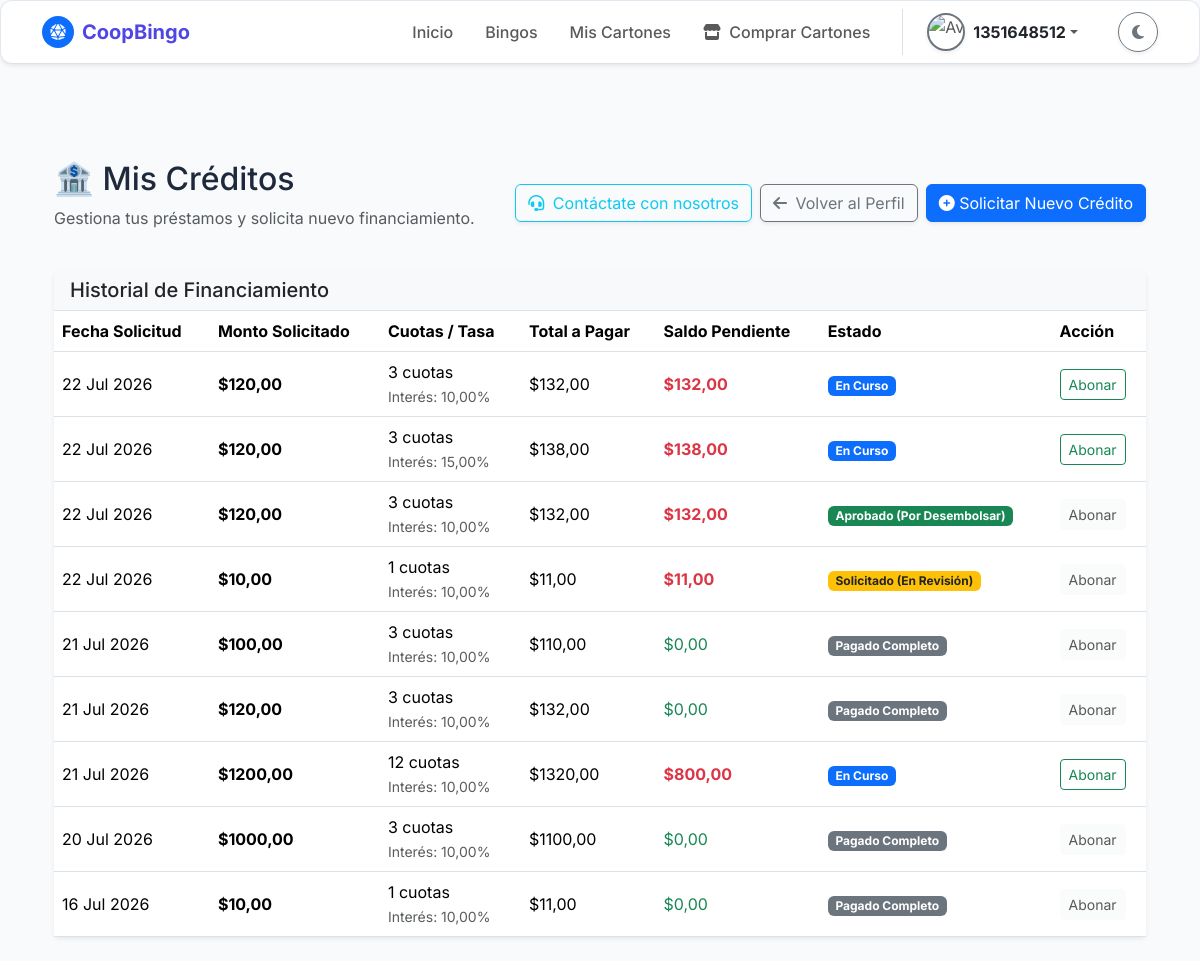
The page /negocio/creditos/ (signed in) on the database its author committed.
### bingo/models.py (models this page shows, shortened)
class Prestamo(models.Model):
    ESTADO_PRESTAMO_CHOICES = [
        ('Solicitado', 'Solicitado'),
        ('Aprobado', 'Aprobado'),
        ('En Curso', 'En Curso (Pagando)'),
        ('Liquidado', 'Liquidado'),
    ]
    idprestamo = models.AutoField(primary_key=True)
    idsocio = models.ForeignKey(
        'Socio',
        on_delete=models.PROTECT,
        db_column='idsocio',
        related_name='prestamos_solicitados',
        verbose_name="Socio Solicitante"
    )
    idgarante1 = models.ForeignKey(
        'Socio',
        on_delete=models.SET_NULL,
        null=True,
        blank=True,
        db_column='idgarante1',
        related_name='garantias_primarias',
        verbose_name="Garante Auxiliar si socio no paga"
    )
    idgarante2 = models.ForeignKey(
        'Socio',
        on_delete=models.SET_NULL,
        null=True,
        blank=True,
        db_column='idgarante2',
        related_name='garantias_secundarias',
        verbose_name="Garante Auxiliar 2 si socio no paga"
    )
    idcuentadestino = models.ForeignKey(
        'CuentaBancaria',
        on_delete=models.SET_NULL,
        null=True,
        blank=True,
        db_column='idcuentadestino',
        verbose_name="Cuenta para desembolso"
    )
    montoprestamosolicitado = models.DecimalField(
        max_digits=12,
        decimal_places=2,
        validators=[MinValueValidator(Decimal('0.01'))],
        verbose_name="Monto Solicitado"
    )
    tasainteres = models.DecimalField(
        max_digits=5,
        decimal_places=2,
        default=Decimal('0.00'),
        verbose_name="Tasa de Interés (%)"
    )
    montototalpagar = models.DecimalField(
        max_digits=12,
        decimal_places=2,
        verbose_name="Monto Total a Pagar"
    )
    saldopendiente = models.DecimalField(
        max_digits=12,
        decimal_places=2,
        verbose_name="Saldo Pendiente"
    )
    numerocuotas = models.IntegerField(
        default=1,
        validators=[MinValueValidator(1)],
        verbose_name="Número de Cuotas"
    )
    fechasolicitud = models.DateField(verbose_name="Fecha de Solicitud")
    fechavencimiento = models.DateField(verbose_name="Fecha de Vencimiento")
    estadoprestamo = models.CharField(
        max_length=20,
        choices=ESTADO_PRESTAMO_CHOICES,
        default='Solicitado', # Por lógica, todo préstamo inicia como solicitado
        verbose_name="Estado del Préstamo"
    )
    comprobantedesembolso = models.FileField(
        upload_to='media/prestamo/comprobantes_desembolso/',
        null=True,
        blank=True,
        verbose_name="Comprobante de Desembolso"
    )
    class Meta:
        db_table = 'Prestamo'
        verbose_name = 'Préstamo'
        verbose_name_plural = 'Préstamos'

### bingo/views.py (the view, shortened to what this page needs)
# urls.py: path('negocio/creditos/', views.creditos, name='creditos'),
@login_required
def creditos(request):
    socio = Socio.objects.filter(cisocio=request.user.username).first()
    if not socio or socio.estadosocio not in ['Activo', 'Active']:
        messages.error(request, "Acceso denegado: Solo los socios activos pueden solicitar créditos.")
        return redirect('inicio')
    mis_prestamos = Prestamo.objects.filter(idsocio=socio).order_by('-fechasolicitud')
    lista_socios = Socio.objects.filter(estadosocio='Activo').exclude(idsocio=socio.idsocio)
    mis_cuentas = CuentaBancaria.objects.filter(idsocio=socio, estadocuenta='Activo')
    mis_cuentas = CuentaBancaria.objects.filter(idsocio=socio, estadocuenta='Activo')
    contexto = {
        'socio': socio,
        'mis_prestamos': mis_prestamos,
        'lista_socios': lista_socios,
        'mis_cuentas': mis_cuentas
    }
    return render(request, 'negocio/creditos.html', contexto)

### bingo/templates/negocio/creditos.html (shortened to what this page needs)
{% extends 'comunes/base.html' %}
{% load static %}
{% block content %}
<div class="container mt-5">
    <div class="row mb-4">
        <div class="col-12 d-flex justify-content-between align-items-center flex-wrap">
            <div>
                <h2 class="mb-2">🏦 Mis Créditos</h2>
                <p class="text-muted">Gestiona tus préstamos y solicita nuevo financiamiento.</p>
            </div>
            <div class="text-end d-flex gap-2 align-items-center">
                <a href="{% url 'inicio' %}#contactos" class="btn btn-outline-info shadow-sm">
                    <i class="fas fa-headset me-1"></i> Contáctate con nosotros
                </a>
                <a href="{% url 'perfil' %}" class="btn btn-outline-secondary shadow-sm">
                    <i class="fas fa-arrow-left me-1"></i> Volver al Perfil
                </a>
                {% if socio and socio.estadosocio == 'Active' or socio.estadosocio == 'Activo' %}
                    <button type="button" class="btn btn-primary shadow-sm" data-bs-toggle="modal" data-bs-target="#modalSolicitarCredito">
                        <i class="fas fa-plus-circle"></i> Solicitar Nuevo Crédito
                    </button>
                {% else %}
                    <div class="alert alert-info mb-0 py-2 small">
                        <i class="fas fa-info-circle"></i> Solo los socios activos pueden solicitar créditos.
                    </div>
                {% endif %}
            </div>
        </div>
    </div>
    <div class="row">
        <div class="col-12">
            <div class="card shadow-sm border-0">
                <div class="card-header bg-body-tertiary border-bottom">
                    <h5 class="card-title mb-0 text-body">Historial de Financiamiento</h5>
                </div>
                <div class="card-body p-0">
                    <div class="table-responsive">
                        <table class="table table-hover align-middle mb-0">
                            <thead class="bg-body-tertiary border-bottom">
                                <tr>
                                    <th>Fecha Solicitud</th>
                                    <th>Monto Solicitado</th>
                                    <th>Cuotas / Tasa</th>
                                    <th>Total a Pagar</th>
                                    <th>Saldo Pendiente</th>
                                    <th>Estado</th>
                                    <th>Acción</th>
                                </tr>
                            </thead>
                            <tbody>
                                {% for prestamo in mis_prestamos %}
                                <tr>
                                    <td>{{ prestamo.fechasolicitud|date:"d M Y" }}</td>
                                    <td class="fw-bold">${{ prestamo.montoprestamosolicitado|floatformat:2 }}</td>
                                    <td>
                                        {% if prestamo.numerocuotas %}{{ prestamo.numerocuotas }} cuotas{% else %}-{% endif %}<br>
                                        <small class="text-muted">Interés: {{ prestamo.tasainteres }}%</small>
                                    </td>
                                    <td>
                                        ${{ prestamo.montototalpagar|floatformat:2 }}
                                    </td>
                                    <td class="{% if prestamo.saldopendiente > 0 %}text-danger fw-bold{% else %}text-success{% endif %}">
                                        ${{ prestamo.saldopendiente|floatformat:2 }}
                                    </td>
                                    <td>
                                        {% if prestamo.estadoprestamo == 'En Curso' %}
                                            <span class="badge bg-primary">En Curso</span>
                                        {% elif prestamo.estadoprestamo == 'Aprobado' %}
                                            <span class="badge bg-success">Aprobado (Por Desembolsar)</span>
                                        {% elif prestamo.estadoprestamo == 'Solicitado' %}
                                            <span class="badge bg-warning text-dark">Solicitado (En Revisión)</span>
                                        {% elif prestamo.estadoprestamo == 'Liquidado' %}
                                            <span class="badge bg-secondary">Pagado Completo</span>
                                        {% else %}
                                            <span class="badge bg-danger">{{ prestamo.estadoprestamo }}</span>
                                        {% endif %}
                                    </td>
                                    <td>
                                        {% if prestamo.estadoprestamo == 'En Curso' and prestamo.saldopendiente > 0 %}
                                            <a href="{% url 'pago' %}" class="btn btn-sm btn-outline-success">Abonar</a>
                                        {% else %}
                                            <button class="btn btn-sm btn-light" disabled>Abonar</button>
                                        {% endif %}
                                    </td>
                                </tr>
                                {% endfor %}
                            </tbody>
                        </table>
                    </div>
                </div>
            </div>
        </div>
    </div>
</div>
{% endblock %}

### bingo/templates/comunes/navbar.html (shortened to what this page needs)
{% load static %}
<nav class="navbar navbar-expand-lg border-bottom card-minimalista mb-4 shadow-sm">
    <div class="container">
        <a class="navbar-brand fw-bold d-flex align-items-center" href="{% url 'inicio' %}" style="color: var(--color-primario);">
            <div class="rounded-circle bg-primary d-flex align-items-center justify-content-center me-2" style="width: 32px; height: 32px;">
                <i class="fas fa-dice-d20 text-white" style="font-size: 16px;"></i>
            </div>
            <span>CoopBingo</span>
        </a>
        <div class="collapse navbar-collapse" id="navPrincipal">
            <ul class="navbar-nav ms-auto align-items-center">
                <li class="nav-item">
                    <a class="nav-link px-3 fw-medium" href="{% url 'inicio' %}">Inicio</a>
                </li>
                <li class="nav-item">
                        <a class="nav-link px-3 fw-medium" href="{% url 'bingo' %}">Bingos</a>
                </li>
                {% if user.is_authenticated %}
                    <li class="nav-item">
                        <a class="nav-link px-3 fw-medium" href="{% url 'mis_cartones' %}">Mis Cartones</a>
                    </li>
                    <li class="nav-item">
                        <a class="nav-link px-3 fw-medium" href="{% url 'venta_cartones' %}">
                            <i class="fas fa-store me-1"></i> Comprar Cartones
                        </a>
                    </li>
                    <li class="nav-item dropdown ms-lg-3 ps-lg-3 border-start-lg">
                        <a class="nav-link dropdown-toggle d-flex align-items-center py-1" href="#" id="userDropdown" role="button" data-bs-toggle="dropdown" aria-expanded="false">
                            {% if request.session.avatar_url %}
                                <img src="{{ request.session.avatar_url }}" alt="Avatar" class="rounded-circle object-fit-cover me-2 border border-2 border-primary shadow-sm" style="width: 38px; height: 38px;">
                            {% else %}
                                <img src="{% static 'img/default_avatar.png' %}" alt="Avatar" class="rounded-circle object-fit-cover me-2 border border-2 border-secondary shadow-sm" style="width: 38px; height: 38px;">
                            {% endif %}
                            <span class="fw-bold text-body">{{ request.session.user_nombre|default:user.first_name }}</span>
                        </a>
                    </li>
                {% endif %}
                <li class="nav-item ms-lg-3 ps-lg-3 mt-3 mt-lg-0 pt-3 pt-lg-0">
                    <button class="btn btn-outline-secondary rounded-circle shadow-sm d-flex justify-content-center align-items-center" id="themeToggle" style="width: 40px; height: 40px;">
                        <i class="fas fa-moon" id="themeIcon"></i>
                    </button>
                </li>
            </ul>
        </div>
    </div>
</nav>

### bingo/static/css/base.css (style rules this page uses)
:root { --bg-principal: #f8fafc; --bg-tarjetas: #ffffff; --texto-principal: #1e293b; --texto-secundario: #64748b; --color-primario: #4f46e5; --color-primario-hover: #4338ca; --borde-suave: 1px solid #e2e8f0; --sombra-minimalista: 0 4px 6px -1px rgba(0, 0, 0, 0.05), 0 2px 4px -1px rgba(0, 0, 0, 0.03); }
body { background-color: var(--bg-principal); color: var(--texto-principal); font-family: 'Inter', sans-serif; transition: background-color 0.3s ease, color 0.3s ease; -webkit-font-smoothing: antialiased; }
.card-minimalista { background-color: var(--bg-tarjetas); border: var(--borde-suave); border-radius: 12px; box-shadow: var(--sombra-minimalista); transition: transform 0.2s ease, box-shadow 0.2s ease, background-color 0.3s ease; }
.nav-link { transition: color 0.3s ease; }

### bingo/templates/comunes/navbar.html (style rules this page uses)
@media (min-width: 992px) { .border-start-lg { border-left: 1px solid var(--bs-border-color) !important; } }

### rows shown on the page
Prestamo: fechasolicitud "22 Jul 2026", montoprestamosolicitado "120,00", numerocuotas "3", tasainteres "10,00", montototalpagar "132,00", saldopendiente "132,00", estadoprestamo "En Curso"
Prestamo: fechasolicitud "22 Jul 2026", montoprestamosolicitado "120,00", numerocuotas "3", tasainteres "15,00", montototalpagar "138,00", saldopendiente "138,00", estadoprestamo "En Curso"
Prestamo: fechasolicitud "22 Jul 2026", montoprestamosolicitado "120,00", numerocuotas "3", tasainteres "10,00", montototalpagar "132,00", saldopendiente "132,00", estadoprestamo "Aprobado (Por Desembolsar)"
Prestamo: fechasolicitud "22 Jul 2026", montoprestamosolicitado "10,00", numerocuotas "1", tasainteres "10,00", montototalpagar "11,00", saldopendiente "11,00", estadoprestamo "Solicitado (En Revisión)"
Prestamo: fechasolicitud "21 Jul 2026", montoprestamosolicitado "100,00", numerocuotas "3", tasainteres "10,00", montototalpagar "110,00", saldopendiente "0,00", estadoprestamo "Pagado Completo"
Prestamo: fechasolicitud "21 Jul 2026", montoprestamosolicitado "120,00", numerocuotas "3", tasainteres "10,00", montototalpagar "132,00", saldopendiente "0,00", estadoprestamo "Pagado Completo"
Prestamo: fechasolicitud "21 Jul 2026", montoprestamosolicitado "1200,00", numerocuotas "12", tasainteres "10,00", montototalpagar "1320,00", saldopendiente "800,00", estadoprestamo "En Curso"
Prestamo: fechasolicitud "20 Jul 2026", montoprestamosolicitado "1000,00", numerocuotas "3", tasainteres "10,00", montototalpagar "1100,00", saldopendiente "0,00", estadoprestamo "Pagado Completo"
Prestamo: fechasolicitud "16 Jul 2026", montoprestamosolicitado "10,00", numerocuotas "1", tasainteres "10,00", montototalpagar "11,00", saldopendiente "0,00", estadoprestamo "Pagado Completo"

### other values the page prints
{{ request.session.user_nombre|default:user.first_name }} "1351648512"
